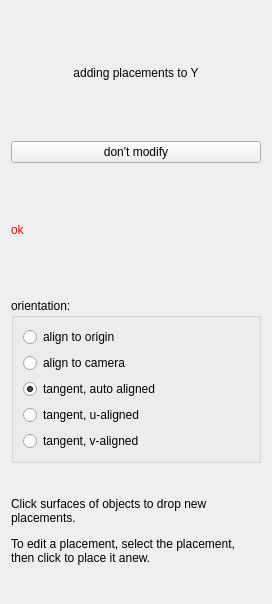
<?xml version="1.0" encoding="UTF-8"?>
<ui version="4.0">
 <class>PartDesignGui::TaskDatumParameters</class>
 <widget class="QWidget" name="PartDesignGui::TaskDatumParameters">
  <property name="geometry">
   <rect>
    <x>0</x>
    <y>0</y>
    <width>272</width>
    <height>604</height>
   </rect>
  </property>
  <property name="sizePolicy">
   <sizepolicy hsizetype="Preferred" vsizetype="Preferred">
    <horstretch>0</horstretch>
    <verstretch>0</verstretch>
   </sizepolicy>
  </property>
  <property name="windowTitle">
   <string>Form</string>
  </property>
  <layout class="QVBoxLayout" name="verticalLayout">
   <item>
    <widget class="QLabel" name="message">
     <property name="text">
      <string>adding placements to Y</string>
     </property>
     <property name="alignment">
      <set>Qt::AlignCenter</set>
     </property>
     <property name="wordWrap">
      <bool>true</bool>
     </property>
    </widget>
   </item>
   <item>
    <widget class="QPushButton" name="btnUnedit">
     <property name="text">
      <string>don't modify</string>
     </property>
    </widget>
   </item>
   <item>
    <widget class="QLabel" name="status">
     <property name="text">
      <string>&lt;html&gt;&lt;head/&gt;&lt;body&gt;&lt;p&gt;&lt;span style=&quot; color:#ff0000;&quot;&gt;ok&lt;/span&gt;&lt;/p&gt;&lt;/body&gt;&lt;/html&gt;</string>
     </property>
     <property name="wordWrap">
      <bool>true</bool>
     </property>
    </widget>
   </item>
   <item>
    <widget class="QGroupBox" name="groupBox">
     <property name="title">
      <string>orientation:</string>
     </property>
     <layout class="QVBoxLayout" name="verticalLayout_2">
      <item>
       <widget class="QRadioButton" name="oriOrigin">
        <property name="text">
         <string>align to origin</string>
        </property>
       </widget>
      </item>
      <item>
       <widget class="QRadioButton" name="oriCamera">
        <property name="text">
         <string>align to camera</string>
        </property>
       </widget>
      </item>
      <item>
       <widget class="QRadioButton" name="oriSurface">
        <property name="toolTip">
         <string>XY plane tangent to surface; Y aligned to global Z</string>
        </property>
        <property name="text">
         <string>tangent, auto aligned</string>
        </property>
        <property name="checked">
         <bool>true</bool>
        </property>
       </widget>
      </item>
      <item>
       <widget class="QRadioButton" name="oriSurfaceU">
        <property name="toolTip">
         <string>X aligned to tangent vector by u parameter of the surface/edge</string>
        </property>
        <property name="text">
         <string>tangent, u-aligned</string>
        </property>
        <property name="checked">
         <bool>false</bool>
        </property>
       </widget>
      </item>
      <item>
       <widget class="QRadioButton" name="oriSurfaceV">
        <property name="toolTip">
         <string>X aligned to tangent vector by v of the surface</string>
        </property>
        <property name="text">
         <string>tangent, v-aligned</string>
        </property>
        <property name="checked">
         <bool>false</bool>
        </property>
       </widget>
      </item>
     </layout>
    </widget>
   </item>
   <item>
    <widget class="QLabel" name="help">
     <property name="text">
      <string>&lt;html&gt;&lt;head/&gt;&lt;body&gt;&lt;p&gt;Click surfaces of objects to drop new placements.&lt;/p&gt;&lt;p&gt;To edit a placement, select the placement, then click to place it anew.&lt;/p&gt;&lt;/body&gt;&lt;/html&gt;</string>
     </property>
     <property name="wordWrap">
      <bool>true</bool>
     </property>
    </widget>
   </item>
  </layout>
 </widget>
 <resources/>
 <connections/>
 <designerdata>
  <property name="gridDeltaX">
   <number>10</number>
  </property>
  <property name="gridDeltaY">
   <number>10</number>
  </property>
  <property name="gridSnapX">
   <bool>true</bool>
  </property>
  <property name="gridSnapY">
   <bool>true</bool>
  </property>
  <property name="gridVisible">
   <bool>true</bool>
  </property>
 </designerdata>
</ui>
